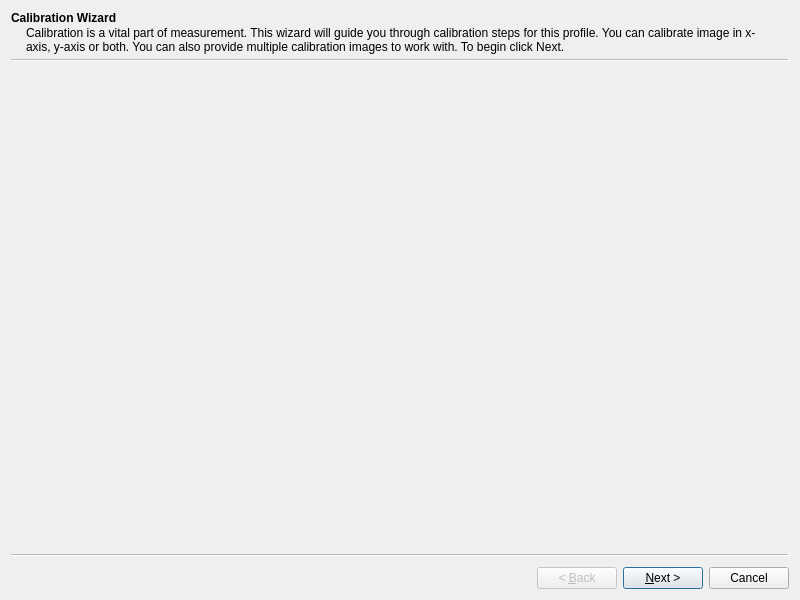
<?xml version="1.0" encoding="UTF-8"?>
<ui version="4.0">
 <class>CalibrationWizard</class>
 <widget class="QWizard" name="CalibrationWizard">
  <property name="geometry">
   <rect>
    <x>0</x>
    <y>0</y>
    <width>800</width>
    <height>600</height>
   </rect>
  </property>
  <property name="windowTitle">
   <string>Lens Calibration</string>
  </property>
  <widget class="QWizardPage" name="wizardPage1">
   <property name="title">
    <string>Calibration Wizard</string>
   </property>
   <property name="subTitle">
    <string>Calibration is a vital part of measurement. This wizard will guide you through calibration steps for this profile. You can calibrate image in x-axis, y-axis or both. You can also provide multiple calibration images to work with. To begin click Next.</string>
   </property>
   <layout class="QHBoxLayout" name="horizontalLayout"/>
  </widget>
  <widget class="QWizardPage" name="wizardPage_6">
   <property name="title">
    <string>Calibrate X (Horizontal) Axis</string>
   </property>
   <property name="subTitle">
    <string>We will begin by calibrating x-axis. Later you can calculate calibration value for y-axis automatically or do a separate calibration.</string>
   </property>
   <layout class="QGridLayout" name="gridLayout"/>
  </widget>
  <widget class="QWizardPage" name="wizardPage">
   <property name="title">
    <string>Step 1: Open Calibration Image</string>
   </property>
   <property name="subTitle">
    <string>Open image from your drive or use image from current scene.</string>
   </property>
   <layout class="QGridLayout" name="gridLayout_2">
    <item row="2" column="1">
     <widget class="QLineEdit" name="xImgDir">
      <property name="enabled">
       <bool>false</bool>
      </property>
      <property name="readOnly">
       <bool>true</bool>
      </property>
     </widget>
    </item>
    <item row="2" column="2">
     <widget class="QPushButton" name="xBrowseImage">
      <property name="enabled">
       <bool>false</bool>
      </property>
      <property name="text">
       <string>Browse...</string>
      </property>
     </widget>
    </item>
    <item row="2" column="0">
     <spacer name="horizontalSpacer">
      <property name="orientation">
       <enum>Qt::Horizontal</enum>
      </property>
      <property name="sizeType">
       <enum>QSizePolicy::Preferred</enum>
      </property>
      <property name="sizeHint" stdset="0">
       <size>
        <width>12</width>
        <height>20</height>
       </size>
      </property>
     </spacer>
    </item>
    <item row="0" column="0" colspan="3">
     <widget class="QRadioButton" name="xUseImageFromScene">
      <property name="text">
       <string>Use Image from current scene</string>
      </property>
      <property name="checked">
       <bool>true</bool>
      </property>
     </widget>
    </item>
    <item row="1" column="0" colspan="3">
     <widget class="QRadioButton" name="xUseImageFromDrive">
      <property name="text">
       <string>Use other image</string>
      </property>
     </widget>
    </item>
   </layout>
  </widget>
  <widget class="QWizardPage" name="wizardPage_2">
   <property name="title">
    <string>Step 2: Calibrate X-Axis</string>
   </property>
   <property name="subTitle">
    <string>Click at two known points horizontally, then type their real distance in the textbox below. Use right-mouse-button to reset. Try to scroll mouse wheel if image is not visible.</string>
   </property>
   <layout class="QGridLayout" name="gridLayout_3">
    <item row="2" column="1">
     <widget class="QSpinBox" name="xLength">
      <property name="maximum">
       <number>999999</number>
      </property>
     </widget>
    </item>
    <item row="2" column="2">
     <widget class="QComboBox" name="xUnit">
      <property name="sizePolicy">
       <sizepolicy hsizetype="Maximum" vsizetype="Fixed">
        <horstretch>0</horstretch>
        <verstretch>0</verstretch>
       </sizepolicy>
      </property>
      <item>
       <property name="text">
        <string>µm</string>
       </property>
      </item>
      <item>
       <property name="text">
        <string>mm</string>
       </property>
      </item>
     </widget>
    </item>
    <item row="2" column="0">
     <widget class="QLabel" name="label_2">
      <property name="sizePolicy">
       <sizepolicy hsizetype="Maximum" vsizetype="Preferred">
        <horstretch>0</horstretch>
        <verstretch>0</verstretch>
       </sizepolicy>
      </property>
      <property name="text">
       <string>Distance:</string>
      </property>
     </widget>
    </item>
    <item row="0" column="0" colspan="4">
     <widget class="GraphicsView" name="xView"/>
    </item>
    <item row="2" column="3">
     <spacer name="horizontalSpacer_2">
      <property name="orientation">
       <enum>Qt::Horizontal</enum>
      </property>
      <property name="sizeType">
       <enum>QSizePolicy::Preferred</enum>
      </property>
      <property name="sizeHint" stdset="0">
       <size>
        <width>40</width>
        <height>20</height>
       </size>
      </property>
     </spacer>
    </item>
    <item row="1" column="3">
     <widget class="QLabel" name="xPixel">
      <property name="text">
       <string>0 px</string>
      </property>
      <property name="alignment">
       <set>Qt::AlignRight|Qt::AlignTrailing|Qt::AlignVCenter</set>
      </property>
     </widget>
    </item>
   </layout>
  </widget>
  <widget class="QWizardPage" name="wizardPage_7">
   <property name="title">
    <string>Calibrate Y (Vertical) Axis</string>
   </property>
   <property name="subTitle">
    <string>You can calculate y-axis calibration value based from x-axis calibration value or do a separate calibration.</string>
   </property>
   <layout class="QGridLayout" name="gridLayout_7">
    <item row="1" column="0">
     <widget class="QCommandLinkButton" name="cmdReview">
      <property name="text">
       <string>Finish calibration (obtain Y-axis value from X-axis calibration value)</string>
      </property>
     </widget>
    </item>
    <item row="0" column="0">
     <widget class="QCommandLinkButton" name="cmdCalibrateY">
      <property name="text">
       <string>I want to calibrate Y (vertical) axis</string>
      </property>
     </widget>
    </item>
   </layout>
  </widget>
  <widget class="QWizardPage" name="wizardPage_8">
   <property name="title">
    <string>Step 1: Open Calibration Image</string>
   </property>
   <property name="subTitle">
    <string>Open image from your drive or use image from current scene.</string>
   </property>
   <layout class="QGridLayout" name="gridLayout_8">
    <item row="6" column="1">
     <widget class="QLineEdit" name="yImgDir">
      <property name="enabled">
       <bool>false</bool>
      </property>
      <property name="readOnly">
       <bool>true</bool>
      </property>
     </widget>
    </item>
    <item row="6" column="2">
     <widget class="QPushButton" name="yBrowseImage">
      <property name="enabled">
       <bool>false</bool>
      </property>
      <property name="text">
       <string>Browse...</string>
      </property>
     </widget>
    </item>
    <item row="6" column="0">
     <spacer name="horizontalSpacer_4">
      <property name="orientation">
       <enum>Qt::Horizontal</enum>
      </property>
      <property name="sizeType">
       <enum>QSizePolicy::Preferred</enum>
      </property>
      <property name="sizeHint" stdset="0">
       <size>
        <width>12</width>
        <height>20</height>
       </size>
      </property>
     </spacer>
    </item>
    <item row="4" column="0" colspan="3">
     <widget class="QRadioButton" name="yUseImageFromDrive">
      <property name="text">
       <string>Use other image</string>
      </property>
     </widget>
    </item>
    <item row="2" column="0" colspan="3">
     <widget class="QRadioButton" name="yUseImageFromX">
      <property name="text">
       <string>Use image from X-Axis calibration</string>
      </property>
      <property name="checked">
       <bool>true</bool>
      </property>
     </widget>
    </item>
    <item row="3" column="0" colspan="3">
     <widget class="QRadioButton" name="yUseImageFromScene">
      <property name="text">
       <string>Use image from current scene</string>
      </property>
      <property name="checked">
       <bool>false</bool>
      </property>
     </widget>
    </item>
   </layout>
  </widget>
  <widget class="QWizardPage" name="wizardPage_3">
   <property name="title">
    <string>Step 2: Calibrate Y-Axis</string>
   </property>
   <property name="subTitle">
    <string>Click at two known points vertically, then type their real distance in the textbox below. Use right-mouse-button to reset. Try to scroll mouse wheel if image is not visible.</string>
   </property>
   <layout class="QGridLayout" name="gridLayout_4">
    <item row="0" column="0" colspan="4">
     <widget class="GraphicsView" name="yView"/>
    </item>
    <item row="1" column="3">
     <widget class="QLabel" name="yPixel">
      <property name="text">
       <string>0 px</string>
      </property>
      <property name="alignment">
       <set>Qt::AlignRight|Qt::AlignTrailing|Qt::AlignVCenter</set>
      </property>
     </widget>
    </item>
    <item row="2" column="0">
     <widget class="QLabel" name="label_4">
      <property name="sizePolicy">
       <sizepolicy hsizetype="Maximum" vsizetype="Preferred">
        <horstretch>0</horstretch>
        <verstretch>0</verstretch>
       </sizepolicy>
      </property>
      <property name="text">
       <string>Distance:</string>
      </property>
     </widget>
    </item>
    <item row="2" column="1">
     <widget class="QSpinBox" name="yLength">
      <property name="maximum">
       <number>99999999</number>
      </property>
     </widget>
    </item>
    <item row="2" column="2">
     <widget class="QComboBox" name="yUnit">
      <property name="sizePolicy">
       <sizepolicy hsizetype="Maximum" vsizetype="Fixed">
        <horstretch>0</horstretch>
        <verstretch>0</verstretch>
       </sizepolicy>
      </property>
      <item>
       <property name="text">
        <string>µm</string>
       </property>
      </item>
      <item>
       <property name="text">
        <string>mm</string>
       </property>
      </item>
     </widget>
    </item>
    <item row="2" column="3">
     <spacer name="horizontalSpacer_3">
      <property name="orientation">
       <enum>Qt::Horizontal</enum>
      </property>
      <property name="sizeType">
       <enum>QSizePolicy::Preferred</enum>
      </property>
      <property name="sizeHint" stdset="0">
       <size>
        <width>232</width>
        <height>20</height>
       </size>
      </property>
     </spacer>
    </item>
   </layout>
  </widget>
  <widget class="QWizardPage" name="wizardPage_4">
   <property name="title">
    <string>Review</string>
   </property>
   <property name="subTitle">
    <string>We have created simple measurement scales from your calibration. You can use it to verify your calibration. Use the back arrow if you want to re-calibrate this image. Try to scroll mouse wheel if image is not visible.</string>
   </property>
   <layout class="QGridLayout" name="gridLayout_5">
    <item row="0" column="0">
     <widget class="GraphicsView" name="reviewView"/>
    </item>
   </layout>
  </widget>
  <widget class="QWizardPage" name="wizardPage_5">
   <property name="title">
    <string>Finish!</string>
   </property>
   <property name="subTitle">
    <string>Now you can save calibration result to this profile or improve calibration accuracy by doing more calibration session.</string>
   </property>
   <layout class="QGridLayout" name="gridLayout_6">
    <item row="0" column="0">
     <widget class="QCommandLinkButton" name="cmdDone">
      <property name="text">
       <string>I'm done. Save the result of this session.</string>
      </property>
     </widget>
    </item>
    <item row="1" column="0">
     <widget class="QCommandLinkButton" name="cmdRepeat">
      <property name="text">
       <string>Restart calibration session from beginning</string>
      </property>
     </widget>
    </item>
   </layout>
  </widget>
 </widget>
 <customwidgets>
  <customwidget>
   <class>GraphicsView</class>
   <extends>QGraphicsView</extends>
   <header>graphicsview.h</header>
  </customwidget>
 </customwidgets>
 <resources/>
 <connections>
  <connection>
   <sender>xUseImageFromDrive</sender>
   <signal>toggled(bool)</signal>
   <receiver>xImgDir</receiver>
   <slot>setEnabled(bool)</slot>
   <hints>
    <hint type="sourcelabel">
     <x>151</x>
     <y>163</y>
    </hint>
    <hint type="destinationlabel">
     <x>185</x>
     <y>186</y>
    </hint>
   </hints>
  </connection>
  <connection>
   <sender>xUseImageFromDrive</sender>
   <signal>toggled(bool)</signal>
   <receiver>xBrowseImage</receiver>
   <slot>setEnabled(bool)</slot>
   <hints>
    <hint type="sourcelabel">
     <x>509</x>
     <y>168</y>
    </hint>
    <hint type="destinationlabel">
     <x>561</x>
     <y>197</y>
    </hint>
   </hints>
  </connection>
  <connection>
   <sender>cmdDone</sender>
   <signal>clicked()</signal>
   <receiver>CalibrationWizard</receiver>
   <slot>accept()</slot>
   <hints>
    <hint type="sourcelabel">
     <x>99</x>
     <y>131</y>
    </hint>
    <hint type="destinationlabel">
     <x>498</x>
     <y>380</y>
    </hint>
   </hints>
  </connection>
  <connection>
   <sender>cmdRepeat</sender>
   <signal>clicked()</signal>
   <receiver>CalibrationWizard</receiver>
   <slot>restart()</slot>
   <hints>
    <hint type="sourcelabel">
     <x>99</x>
     <y>131</y>
    </hint>
    <hint type="destinationlabel">
     <x>146</x>
     <y>260</y>
    </hint>
   </hints>
  </connection>
  <connection>
   <sender>yUseImageFromDrive</sender>
   <signal>toggled(bool)</signal>
   <receiver>yImgDir</receiver>
   <slot>setEnabled(bool)</slot>
   <hints>
    <hint type="sourcelabel">
     <x>201</x>
     <y>171</y>
    </hint>
    <hint type="destinationlabel">
     <x>234</x>
     <y>191</y>
    </hint>
   </hints>
  </connection>
  <connection>
   <sender>yUseImageFromDrive</sender>
   <signal>toggled(bool)</signal>
   <receiver>yBrowseImage</receiver>
   <slot>setEnabled(bool)</slot>
   <hints>
    <hint type="sourcelabel">
     <x>547</x>
     <y>163</y>
    </hint>
    <hint type="destinationlabel">
     <x>576</x>
     <y>187</y>
    </hint>
   </hints>
  </connection>
 </connections>
</ui>
